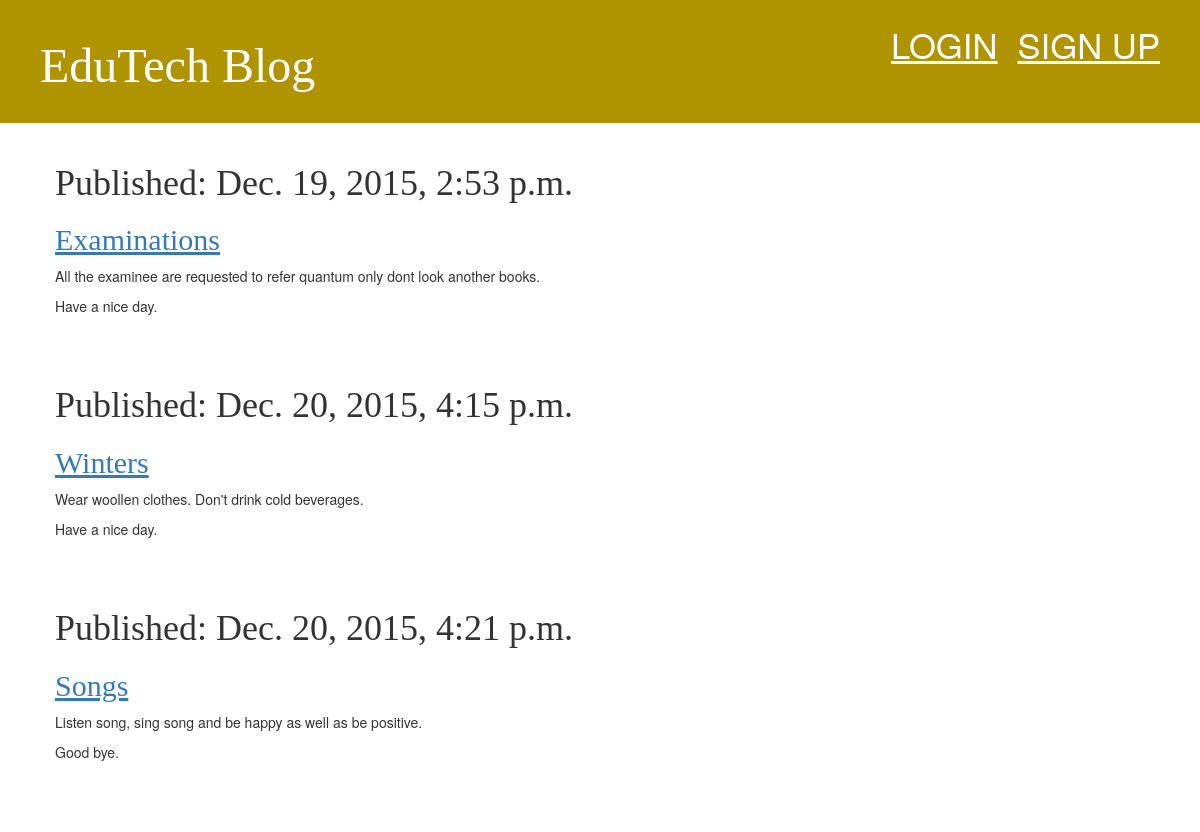
The page / on the database its author committed.
### blog/models.py (models this page shows, shortened)
class Post(models.Model):
    author = models.ForeignKey('auth.User')
    title = models.CharField(max_length=200)
    text = models.TextField()
    created_date = models.DateTimeField(
            default=timezone.now)
    published_date = models.DateTimeField(
            blank=True, null=True)

### blog/views.py (the view)
# urls.py: url(r'^$', views.post_list, name='post_list'),
def post_list(request):
    posts = Post.objects.filter(published_date__lte=timezone.now()).order_by('published_date')
    return render(request, 'blog/post_list.html', {'posts' : posts})

### blog/templates/blog/post_list.html
			{% extends 'blog/base.html' %}
			{% block content %}
			{% for post in posts %}
            <div class="post">
			<h1>Published: {{ post.published_date }}</h1>
			<h2><a href="{% url 'post_detail' pk=post.pk %}"><u>{{ post.title }}</u></a></h2>
			<p>{{ post.text|linebreaks }}</p>
			</div>
			{% endfor %}
			{% endblock %}

### blog/templates/blog/base.html (shortened to what this page needs)
{% load staticfiles %}
<html>
    <head>
		<link rel="stylesheet" href="//maxcdn.bootstrapcdn.com/bootstrap/3.2.0/css/bootstrap.min.css">
		<link rel="stylesheet" href="//maxcdn.bootstrapcdn.com/bootstrap/3.2.0/css/bootstrap-theme.min.css">
		<link rel="stylesheet" href="{% static 'css/blog.css' %}">
    </head>
   <body>
    <div class="page-header">
	{% if user.is_authenticated %}
    <a href="" class="top-menu"><u>LOGOUT</u></a>
	<a href="{% url 'post_new' %}" class="top-menu"><span class="glyphicon glyphicon-plus"></span></a>
	{% else %}
	<a href="" class="top-menu"><u>SIGN UP</u></a>
	<a href="" class="top-menu"><u>LOGIN</u></a>
	{% endif %}
        <h1><a href="/">EduTech Blog</a></h1>
    </div>
    <div class="content container">
        <div class="row">
            <div class="col-md-8">
            {% block content %}
            {% endblock %}
            </div>
        </div>
    </div>
</body>
</html>

### blog/static/css/blog.css (style rules this page uses)
.page-header { background-color: #af9400; margin-top: 0; padding: 20px 20px 20px 40px; }
.page-header h1, .page-header h1 a, .page-header h1 a:visited, .page-header h1 a:active { color: #ffffff; font-size: 36pt; text-decoration: none; }
.content { margin-left: 40px; }
h1, h2, h3, h4 { font-family: 'Lobster', cursive; }
.top-menu, .top-menu:hover, .top-menu:visited { color: #ffffff; float: right; font-size: 26pt; margin-right: 20px; }
.post { margin-bottom: 70px; }

### rows shown on the page
Post: published_date "Dec. 19, 2015, 2:53 p.m.", title "Examinations", text "All the examinee are requested to refer quantum only dont look another books. Have a nice day."
Post: published_date "Dec. 20, 2015, 4:15 p.m.", title "Winters", text "Wear woollen clothes. Don't drink cold beverages. Have a nice day."
Post: published_date "Dec. 20, 2015, 4:21 p.m.", title "Songs", text "Listen song, sing song and be happy as well as be positive. Good bye."
